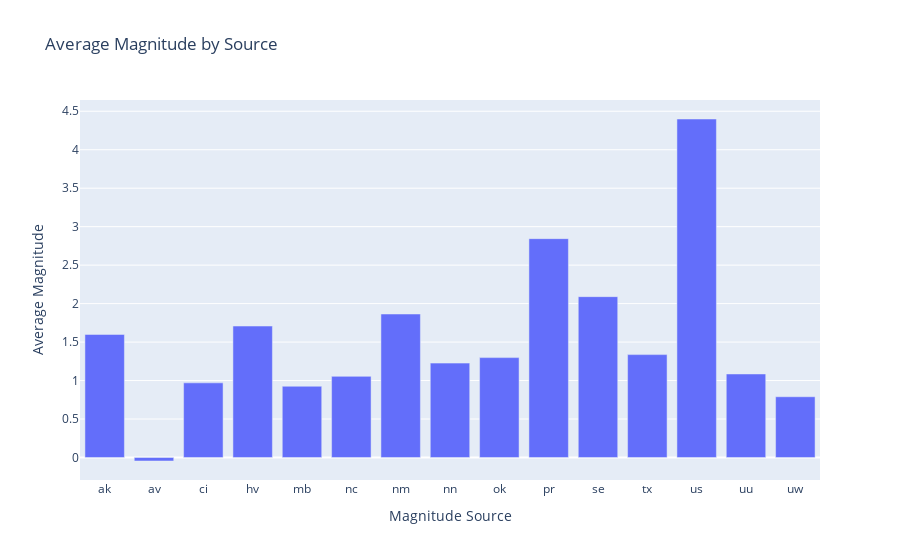

The cell this chart's notebook holds for it:
### Code cell
fig = px.bar(mag_source, x='magSource', y='mag', title='Average Magnitude by Source')
fig.update_layout(xaxis_title='Magnitude Source', yaxis_title='Average Magnitude')
fig.show()

### Figure 1 — Plotly figure (JSON) as saved in the notebook; plotly's stock layout.template omitted (floating-point values rounded to 4 significant figures)
{"data": [{"hovertemplate": "magSource=%{x}<br>mag=%{y}<extra></extra>", "legendgroup": "", "marker": {"color": "#636efa", "pattern": {"shape": ""}}, "name": "", "orientation": "v", "showlegend": false, "textposition": "auto", "type": "bar", "x": ["ak", "av", "ci", "hv", "mb", "nc", "nm", "nn", "ok", "pr", "se", "tx", "us", "uu", "uw"], "xaxis": "x", "y": [1.599, -0.04557, 0.9701, 1.708, 0.9258, 1.054, 1.865, 1.227, 1.298, 2.844, 2.09, 1.337, 4.399, 1.085, 0.7895], "yaxis": "y"}], "layout": {"barmode": "relative", "legend": {"tracegroupgap": 0}, "title": {"text": "Average Magnitude by Source"}, "xaxis": {"anchor": "y", "domain": [0, 1], "title": {"text": "Magnitude Source"}}, "yaxis": {"anchor": "x", "domain": [0, 1], "title": {"text": "Average Magnitude"}}}}
